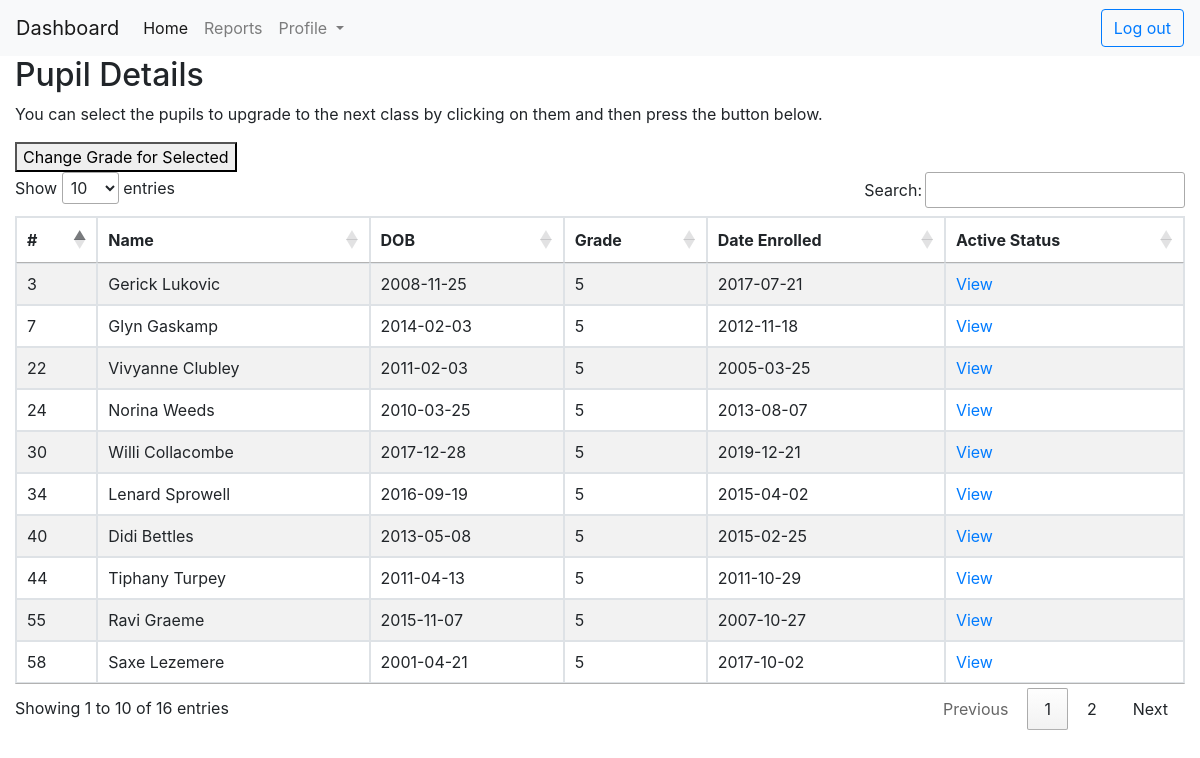
The page /teacher/move.php?grade=5 (signed in) on the database its author committed.
### tables this page shows
CREATE TABLE `pupil` (
  `pupilID` int(11) NOT NULL,
  `pupilName` varchar(50) NOT NULL,
  `parentID` int(11) NOT NULL,
  `dateOfBirth` varchar(10) NOT NULL,
  `grade` int(11) NOT NULL,
  `yearStarted` varchar(20) NOT NULL,
  `dateModified` date DEFAULT NULL,
  `activeStatus` varchar(20) DEFAULT 'active'
);

### teacher/move.php (the view, shortened to what this page needs)
<?php
    require_once "../includes/config.php";
    $gradeView = $_GET['grade'];
?>
<!DOCTYPE html>
<html lang="en">
<head>
    <link rel="stylesheet" href="https://cdn.datatables.net/1.10.20/css/jquery.dataTables.min.css">
</head>
<body>
        <?php
        require_once '../includes/navbar_header.php';
        ?>
    <div class="wrapper">
        <div class="container-fluid">
            <div class="row">
                <div class="col-md-12">
                    <div class="page-header clearfix">
                        <h2 class="pull-left">Pupil Details</h2>
                    </div>
                    <p>You can select the pupils to upgrade to the next class by clicking on them and then press the button below.</p>
                    <button id="button">Change Grade for Selected</button><br>
                    <?php
                    $sql = "SELECT * FROM pupil WHERE grade = '$gradeView'";
                    if($result = $mysqli->query($sql)){
                        if($result->num_rows > 0){
                            echo "<table id='myTable'  class='table table-bordered table-striped'>";
                                echo "<thead>";
                                    echo "<tr>";
                                        echo "<th>#</th>";
                                        echo "<th>Name</th>";
                                        echo "<th>DOB</th>";
                                        echo "<th>Grade</th>";
                                        echo "<th>Date Enrolled</th>";
                                        echo "<th>Active Status</th>";
                                    echo "</tr>";
                                echo "</thead>";
                                echo "<tbody>";
                                while($row = $result->fetch_array()){
                                    echo "<tr>";
                                        echo "<td>" . $row['pupilID'] . "</td>";
                                        echo "<td>" . $row['pupilName'] . "</td>";
                                        echo "<td>" . $row['dateOfBirth'] . "</td>";
                                        echo "<td>" . $row['grade'] . "</td>";
                                        echo "<td>" . $row['yearStarted'] . "</td>";
                                        echo "<td>";
                                            echo "<a href='activeStatus.php?id=". $row['pupilID'] ."' title='Move pupil' data-toggle='tooltip'><span class='glyphicon glyphicon-eye-open'></span> View</a>";
                                        echo "</td>";
                                    echo "</tr>";
                                }
                                echo "</tbody>";
                            echo "</table>";
                        } else{
                            echo "<p class='lead'><em>No records were found.</em></p>";
                        }
                    } else{
                        echo "ERROR: Could not able to execute $sql. " . $mysqli->error;
                    }
                    ?>
                </div>
            </div>
        </div>
    </div>
</body>
</html

### rows shown on the page
pupil: pupilID "3", pupilName "Gerick Lukovic", dateOfBirth "2008-11-25", grade "5", yearStarted "2017-07-21"
pupil: pupilID "7", pupilName "Glyn Gaskamp", dateOfBirth "2014-02-03", grade "5", yearStarted "2012-11-18"
pupil: pupilID "22", pupilName "Vivyanne Clubley", dateOfBirth "2011-02-03", grade "5", yearStarted "2005-03-25"
pupil: pupilID "24", pupilName "Norina Weeds", dateOfBirth "2010-03-25", grade "5", yearStarted "2013-08-07"
pupil: pupilID "30", pupilName "Willi Collacombe", dateOfBirth "2017-12-28", grade "5", yearStarted "2019-12-21"
pupil: pupilID "34", pupilName "Lenard Sprowell", dateOfBirth "2016-09-19", grade "5", yearStarted "2015-04-02"
pupil: pupilID "40", pupilName "Didi Bettles", dateOfBirth "2013-05-08", grade "5", yearStarted "2015-02-25"
pupil: pupilID "44", pupilName "Tiphany Turpey", dateOfBirth "2011-04-13", grade "5", yearStarted "2011-10-29"
pupil: pupilID "55", pupilName "Ravi Graeme", dateOfBirth "2015-11-07", grade "5", yearStarted "2007-10-27"
pupil: pupilID "58", pupilName "Saxe Lezemere", dateOfBirth "2001-04-21", grade "5", yearStarted "2017-10-02"
